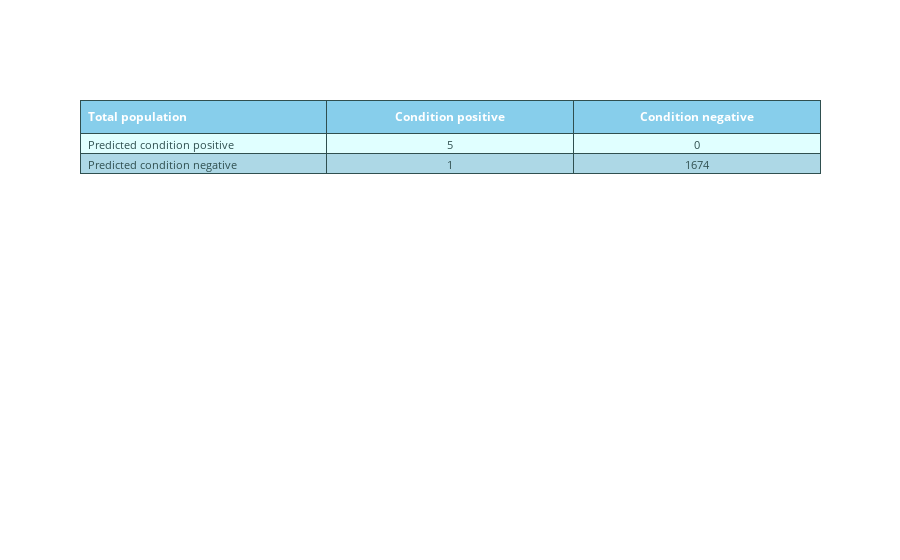
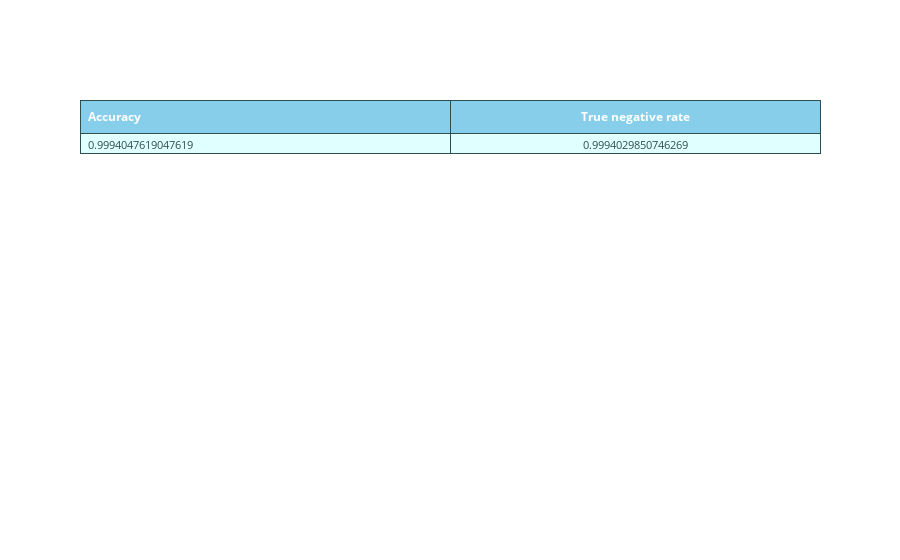

The cell these charts' notebook holds for them, in order:
### Code cell
df_TS3 = pd.read_csv("data_sets/A3Benchmark-TS3.csv", sep=r'\s*,\s*', header=0, encoding='ascii', engine='python')
search_anomalies(df_TS3)

# print("for 61 diff is ", abs(df_TS3.iloc[433]['value'] - df_TS3.iloc[432]['value']))
# print("for 61 diff is ", abs(df_TS3.iloc[434]['value'] - df_TS3.iloc[433]['value']))

### Figure 1 — Plotly figure (JSON) as saved in the notebook; plotly's stock layout.template omitted (floating-point values rounded to 4 significant figures)
{"data": [{"cells": {"align": ["left", "center"], "fill": {"color": [["lightcyan", "lightblue", "lightcyan", "lightblue", "lightcyan", "lightcyan", "lightblue", "lightcyan", "lightblue", "lightcyan", "lightcyan", "lightblue", "lightcyan", "lightblue", "lightcyan", "lightcyan", "lightblue", "lightcyan", "lightblue", "lightcyan", "lightcyan", "lightblue", "lightcyan", "lightblue", "lightcyan"]]}, "font": {"color": "darkslategray", "size": 11}, "line": {"color": "darkslategray"}, "values": [["Predicted condition positive", "Predicted condition negative"], [5, 1], [0, 1674]]}, "header": {"align": ["left", "center"], "fill": {"color": "skyblue"}, "font": {"color": "white", "size": 12}, "line": {"color": "darkslategray"}, "values": ["<b>Total population</b>", "<b>Condition positive</b>", "<b>Condition negative</b>"]}, "type": "table"}], "layout": {}}

### Figure 2 — Plotly figure (JSON) as saved in the notebook; plotly's stock layout.template omitted (floating-point values rounded to 4 significant figures)
{"data": [{"cells": {"align": ["left", "center"], "fill": {"color": [["lightcyan", "lightblue", "lightcyan", "lightblue", "lightcyan", "lightcyan", "lightblue", "lightcyan", "lightblue", "lightcyan", "lightcyan", "lightblue", "lightcyan", "lightblue", "lightcyan", "lightcyan", "lightblue", "lightcyan", "lightblue", "lightcyan", "lightcyan", "lightblue", "lightcyan", "lightblue", "lightcyan"]]}, "font": {"color": "darkslategray", "size": 11}, "line": {"color": "darkslategray"}, "values": [[0.9994], [0.9994]]}, "header": {"align": ["left", "center"], "fill": {"color": "skyblue"}, "font": {"color": "white", "size": 12}, "line": {"color": "darkslategray"}, "values": ["<b>Accuracy</b>", "<b>True negative rate</b>"]}, "type": "table"}], "layout": {}}
